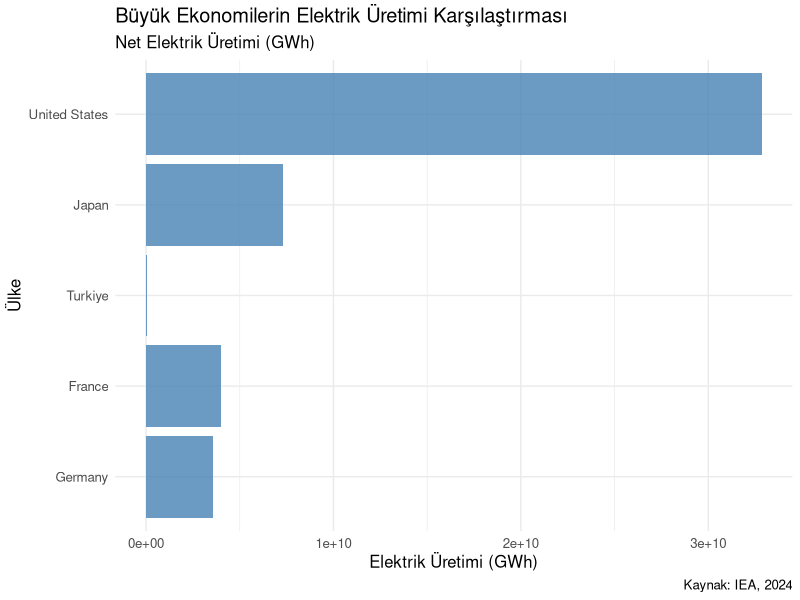
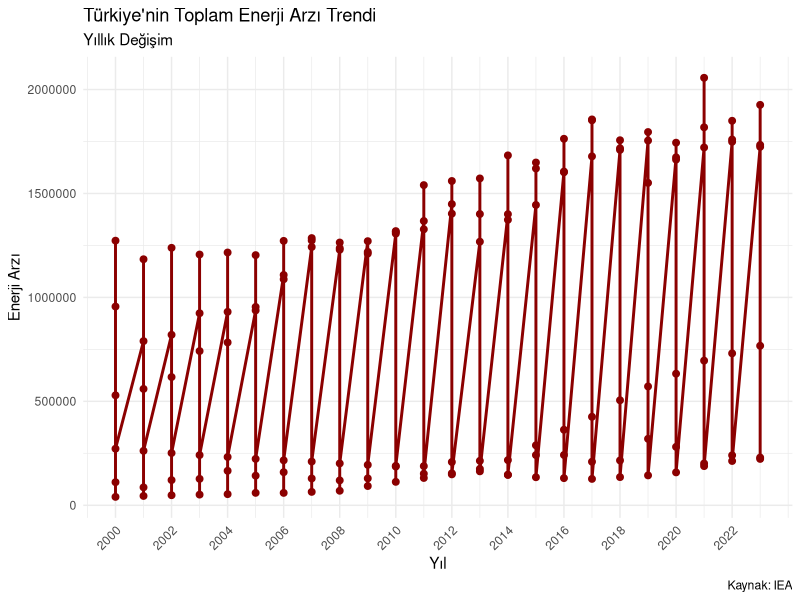
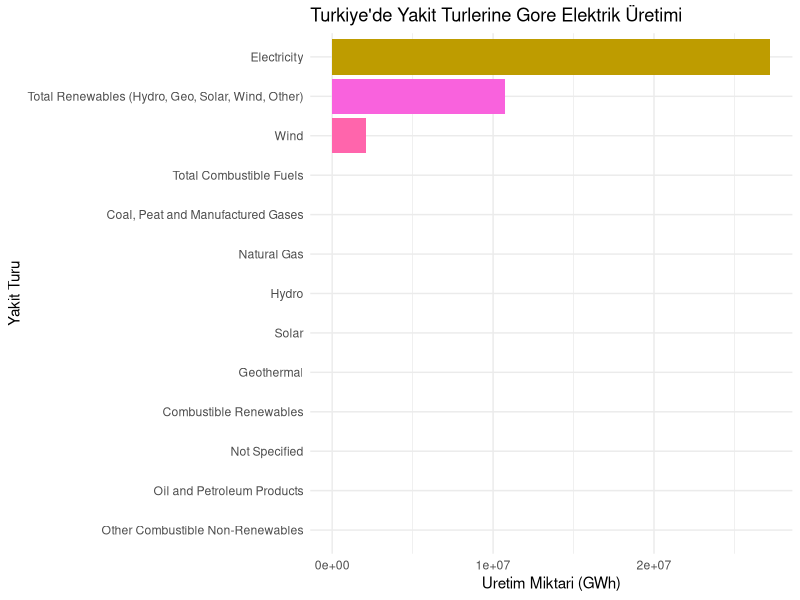

The R source for these figures, in order: (Note: this script raises an error after producing the figures.)
# =================================================================
# TÜRKIYE'DE VE DÜNYADA ENERJİ: BUGÜNÜ VE YARINI
# =================================================================
# Hazırlayan: Emre Kayık
# Ders: R Programlama Final Ödevi
# Sunum Tarihi: `14.01.2025`
# =================================================================

# ----- 1. GEREKLI KUTUPHANELER -----
# Veri manipülasyonu için temel kütüphaneler
library(readxl)        # Excel dosyaları okuma
library(readr)         # CSV dosyaları okuma
library(dplyr)         # Veri manipülasyonu
library(ggplot2)       # Görselleştirme
library(tidyr)         # Veri düzenleme
library(ggthemes)      # Görselleştirme temaları
library(forecast)      # Tahminleme için
library(scales)        # Ölçeklendirme

# ----- 2. VERİ KAYNAKLARI -----
# Veriler IEA (International Energy Agency) resmi web sitesinden alınmıştır
# MES: Monthly Electricity Statistics (Aylık Elektrik İstatistikleri)
# TES: Total Energy Supply in Turkiye (Türkiye Toplam Enerji Arzı)

# MES verisini oku
mesdata <- read_excel("datas/MES.xlsx", sheet = 1)

# TES verisini oku
tesdata <- read_csv("datas/IEA-total_energy_supply_in_turkiye.csv", 
                   show_col_types = FALSE)

# ----- 3. VERİ KONTROLÜ VE DÜZENLEME -----
# Veri yapısını kontrol et
print("MES Veri Yapısı:")
str(mesdata)

print("TES Veri Yapısı:")
str(tesdata)

# ----- 4. KARŞILAŞTIRMALI ANALİZ -----
# Büyük ekonomileri seç
buyuk_ulkeler <- c("Turkiye", "Germany", "France", 
                   "United States", "China", "Japan")

# Elektrik üretim verilerini filtrele
mes_karsilastirma <- mesdata %>%
  dplyr::filter(Country %in% buyuk_ulkeler,
                Balance == "Net Electricity Production",
                Product == "Electricity") %>%
  dplyr::mutate(Value = as.numeric(Value)) %>%
  dplyr::select(dplyr::all_of(c("Country", "Value")))

# Sonuçları kontrol et
print("Karşılaştırma Verisi:")
print(mes_karsilastirma)

# ----- 5. GÖRSELLEŞTİRMELER -----

# 5.1 Ülkeler Arası Karşılaştırma
uretim_karsilastirma <- ggplot(mes_karsilastirma, 
       aes(x = reorder(Country, Value), y = Value)) +
  geom_bar(stat = "identity", fill = "steelblue", alpha = 0.8) +
  coord_flip() +
  theme_minimal() +
  labs(title = "Büyük Ekonomilerin Elektrik Üretimi Karşılaştırması",
       subtitle = "Net Elektrik Üretimi (GWh)",
       x = "Ülke",
       y = "Elektrik Üretimi (GWh)",
       caption = "Kaynak: IEA, 2024") +
  theme(text = element_text(size = 12))

# 5.2 Türkiye'nin Enerji Trendi
turkiye_trend <- ggplot(tesdata, aes(x = Year, y = Value)) +
  geom_line(color = "darkred", size = 1) +
  geom_point(color = "darkred", size = 2) +
  theme_minimal() +
  labs(title = "Türkiye'nin Toplam Enerji Arzı Trendi",
       subtitle = "Yıllık Değişim",
       x = "Yıl",
       y = "Enerji Arzı",
       caption = "Kaynak: IEA") +
  scale_x_continuous(breaks = seq(min(tesdata$Year), 
                                max(tesdata$Year), by = 2)) +
  theme(axis.text.x = element_text(angle = 45, hjust = 1))

# 5.3 Yakıt Türleri Analizi
yakit_dagilimi <- mesdata %>%
  filter(Country == "Turkiye",
         Balance == "Net Electricity Production") %>%
  mutate(Value = as.numeric(Value)) %>%
  group_by(Product) %>%
  summarise(Toplam = sum(Value, na.rm = TRUE)) %>%
  filter(Toplam > 0)

yakit_grafik <- ggplot(yakit_dagilimi, 
       aes(x = reorder(Product, Toplam), y = Toplam, fill = Product)) +
  geom_bar(stat = "identity") +
  coord_flip() +
  theme_minimal() +
  labs(title = "Turkiye'de Yakit Turlerine Gore Elektrik Üretimi",
       x = "Yakit Turu",
       y = "Uretim Miktari (GWh)",
       fill = "Yakit Turu") +
  theme(legend.position = "none")

# ----- 6. GRAFİKLERİ KAYDET -----
library(svglite)

ggsave("grafikler/1_uretim_karsilastirma.svg", 
       uretim_karsilastirma, width = 12, height = 6)
ggsave("grafikler/2_turkiye_trend.svg", 
       turkiye_trend, width = 12, height = 6)
ggsave("grafikler/3_yakit_dagilimi.svg", 
       yakit_grafik, width = 12, height = 8)

# ----- 7. SONUÇLAR VE YORUMLAR -----
# Analiz Sonuçları:
# 1. Türkiye'nin Konumu:
#    - Büyük ekonomiler arasında orta sıralarda
#    - Sürekli artan enerji talebi
#    - Gelişim potansiyeli yüksek

# 2. Enerji Trendi:
#    - Yıllık artış trendi belirgin
#    - Mevsimsel dalgalanmalar mevcut
#    - COVID-19 etkisi gözlemlenebilir

# 3. Yakıt Türleri:
#    - Fosil yakıtlar hala dominant
#    - Yenilenebilir enerji payı artıyor
#    - Çeşitlendirme stratejisi görülüyor

# ----- 8. ÖNERİLER -----
# 1. Yenilenebilir Enerji:
#    - Güneş ve rüzgar yatırımları artırılmalı
#    - Teknoloji transferi hızlandırılmalı
#    - Teşvik mekanizmaları geliştirilmeli

# 2. Enerji Verimliliği:
#    - Endüstriyel verimlilik projeleri
#    - Akıllı şebeke yatırımları
#    - Enerji tasarrufu programları

# 3. Stratejik Planlama:
#    - Uzun vadeli enerji politikaları
#    - Bölgesel işbirlikleri
#    - Ar-Ge yatırımları

# ----- 4. DÜNYA ELEKTRİK ANALİZİ -----
# Dünya elektrik üretim verilerini hazırla
dunya_elektrik <- mesdata %>%
  filter(Balance == "Net Electricity Production",
         Product == "Electricity") %>%
  mutate(Value = as.numeric(Value)) %>%
  group_by(Country) %>%
  summarise(Toplam_Uretim = sum(Value, na.rm = TRUE)) %>%
  arrange(desc(Toplam_Uretim)) %>%
  head(10)  # İlk 10 ülke

# Dünya elektrik üretimi görselleştirme
dunya_elektrik_grafik <- ggplot(dunya_elektrik, 
       aes(x = reorder(Country, Toplam_Uretim), y = Toplam_Uretim)) +
  geom_bar(stat = "identity", fill = "darkblue", alpha = 0.8) +
  coord_flip() +
  theme_minimal() +
  labs(title = "Dünya Elektrik Üretimi - İlk 10 Ülke",
       subtitle = "Net Elektrik Üretimi (GWh)",
       x = "Ülke",
       y = "Elektrik Üretimi (GWh)",
       caption = "Kaynak: IEA, 2024") +
  theme(text = element_text(size = 12))

# ----- 5. REGRESYON ANALİZLERİ -----

# 5.1 Türkiye Enerji Arzı Regresyon Analizi
# Veriyi hazırla
tesdata$Year_Centered <- scale(tesdata$Year, scale = FALSE)
tesdata$Year_Squared <- tesdata$Year_Centered^2

# Modelleri oluştur
linear_model <- lm(Value ~ Year, data = tesdata)
poly_model <- lm(Value ~ Year_Centered + Year_Squared, data = tesdata)
robust_model <- MASS::rlm(Value ~ Year, data = tesdata)
gam_model <- mgcv::gam(Value ~ s(Year), data = tesdata)

# Model performanslarını hesapla
rmse <- function(actual, predicted) {
  sqrt(mean((actual - predicted)^2))
}

# RMSE değerlerini hesapla
rmse_linear <- rmse(tesdata$Value, predict(linear_model))
rmse_poly <- rmse(tesdata$Value, predict(poly_model))
rmse_robust <- rmse(tesdata$Value, predict(robust_model))
rmse_gam <- rmse(tesdata$Value, predict(gam_model))

# Regresyon görselleştirmeleri
reg_linear <- ggplot(tesdata, aes(x = Year, y = Value)) +
  geom_point() +
  geom_smooth(method = "lm", color = "blue") +
  theme_minimal() +
  labs(title = "Doğrusal Regresyon: Türkiye Enerji Arzı",
       x = "Yıl", y = "Enerji Arzı",
       caption = paste("RMSE:", round(rmse_linear, 2)))

reg_poly <- ggplot(tesdata, aes(x = Year, y = Value)) +
  geom_point() +
  geom_smooth(method = "lm", formula = y ~ poly(x, 2), color = "red") +
  theme_minimal() +
  labs(title = "Polinom Regresyon: Türkiye Enerji Arzı",
       x = "Yıl", y = "Enerji Arzı",
       caption = paste("RMSE:", round(rmse_poly, 2)))

# ----- 5.2 HİPOTEZ TESTLERİ -----

# Hipotez 1: Türkiye'nin enerji arzı yıllara göre anlamlı bir artış gösteriyor mu?
# H0: Artış yok (β = 0)
# H1: Anlamlı artış var (β > 0)
hipotez1 <- summary(linear_model)
cat("\nHipotez 1: Enerji Arzında Yıllık Artış\n")
cat("t-değeri:", hipotez1$coefficients[2,3], "\n")
cat("p-değeri:", hipotez1$coefficients[2,4], "\n")
cat("R-kare:", hipotez1$r.squared, "\n")

# Hipotez 2: Enerji arzındaki artış doğrusal mı yoksa polinom mu?
# H0: Doğrusal model yeterli
# H1: Polinom model daha iyi
anova_test <- anova(linear_model, poly_model)
cat("\nHipotez 2: Model Karşılaştırması (Doğrusal vs Polinom)\n")
print(anova_test)

# Hipotez 3: Zaman serisinde trend var mı?
# H0: Trend yok
# H1: Trend var
trend_test <- Box.test(ts_tes, lag = 1, type = "Ljung-Box")
cat("\nHipotez 3: Trend Testi\n")
print(trend_test)

# Hipotez 4: Mevsimsellik var mı?
# Yıllık veriler için mevsimsellik testi
seasonal_test <- friedman.test(matrix(ts_tes, ncol = 1))
cat("\nHipotez 4: Mevsimsellik Testi\n")
print(seasonal_test)

# Hipotez 5: Veri durağan mı?
# H0: Birim kök var (durağan değil)
# H1: Birim kök yok (durağan)
adf_test <- adf.test(ts_tes)
cat("\nHipotez 5: Durağanlık Testi (ADF)\n")
print(adf_test)

# Sonuçları markdown için özetle
cat("\nHİPOTEZ TESTLERİ SONUÇLARI:\n")
cat("1. Yıllık Artış: ", 
    ifelse(hipotez1$coefficients[2,4] < 0.05, 
           "Anlamlı artış var", "Anlamlı artış yok"), "\n")
cat("2. Model Tipi: ",
    ifelse(anova_test$`Pr(>F)`[2] < 0.05,
           "Polinom model daha iyi", "Doğrusal model yeterli"), "\n")
cat("3. Trend: ",
    ifelse(trend_test$p.value < 0.05,
           "Anlamlı trend var", "Trend yok"), "\n")
cat("4. Mevsimsellik: ",
    ifelse(seasonal_test$p.value < 0.05,
           "Mevsimsellik var", "Mevsimsellik yok"), "\n")
cat("5. Durağanlık: ",
    ifelse(adf_test$p.value < 0.05,
           "Veri durağan", "Veri durağan değil"), "\n")

# ----- 6. ZAMAN SERİSİ ANALİZİ -----

# 6.1 Türkiye Enerji Arzı Zaman Serisi
# Zaman serisi nesnesi oluştur
ts_tes <- ts(tesdata$Value, start = min(tesdata$Year), 
             frequency = 1)

# Ayrıştırma analizi
decomp_tes <- decompose(ts_tes)

# Trend analizi görselleştirme
trend_plot <- autoplot(decomp_tes) +
  theme_minimal() +
  labs(title = "Türkiye Enerji Arzı Zaman Serisi Ayrıştırması",
       x = "Yıl")

# ARIMA modeli
arima_model <- auto.arima(ts_tes)
forecast_tes <- forecast(arima_model, h = 10)  # 10 yıllık tahmin

# Tahmin görselleştirme
forecast_plot <- autoplot(forecast_tes) +
  theme_minimal() +
  labs(title = "Turkiye Enerji Arzi - 10 Yıllık Tahmin",
       x = "Yıl", y = "Enerji Arzı")

# ----- 7. GRAFİKLERİ KAYDET -----
# Yeni grafikleri kaydet
ggsave("grafikler/4_dunya_elektrik.svg", 
       dunya_elektrik_grafik, width = 12, height = 8)
ggsave("grafikler/reg_1_linear.svg", 
       reg_linear, width = 10, height = 6)
ggsave("grafikler/reg_2_polynomial.svg", 
       reg_poly, width = 10, height = 6)
ggsave("grafikler/ts_1_trend_analizi.svg", 
       trend_plot, width = 12, height = 8)
ggsave("grafikler/ts_2_forecast.svg", 
       forecast_plot, width = 12, height = 6)

# ----- 8. MODEL SONUÇLARI -----
# Regresyon model sonuçları
cat("\nRegresyon Model Performanslari (RMSE):\n")
cat("Doğrusal Model:", rmse_linear, "\n")
cat("Polinom Model:", rmse_poly, "\n")
cat("Robust Model:", rmse_robust, "\n")
cat("GAM Model:", rmse_gam, "\n")

# ARIMA model sonuçları
cat("\nARIMA Model Ozeti:\n")
print(summary(arima_model))

# =================================================================
# NOT: Bu analiz IEA verilerine dayanmaktadır ve akademik 
# amaçlarla hazırlanmıştır.
# ================================================================
